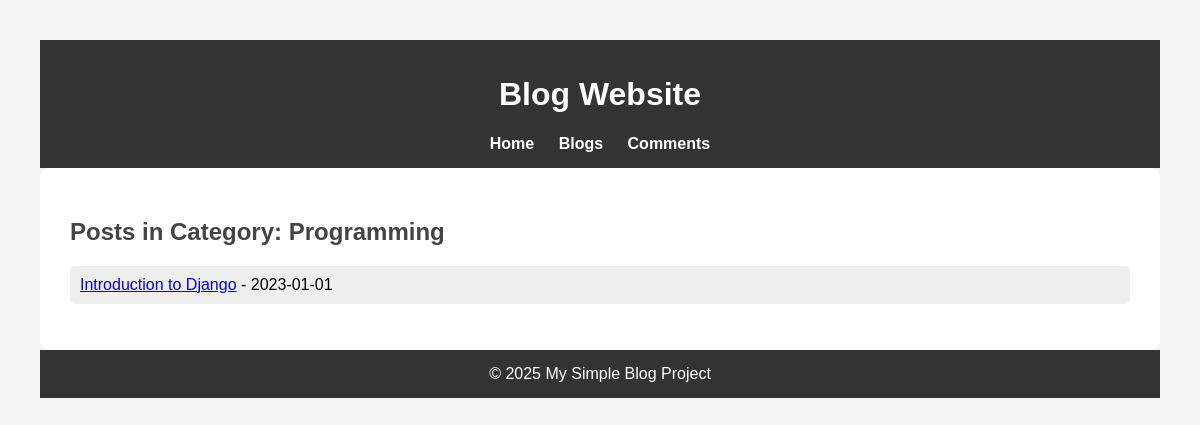
Page /category/1/ on the committed database.
### blog/models.py (models this page shows, shortened)
class Category(models.Model):
    name = models.CharField(max_length=255, unique=True)

class Post(models.Model):
    title = models.CharField(max_length=255)
    content = models.TextField()
    category = models.ForeignKey('Category', on_delete=models.CASCADE)
    date_published = models.DateTimeField()
    user = models.ForeignKey(User, on_delete=models.CASCADE)

### blog/views.py (the view)
# urls.py: path('category/<int:id>/', views.posts_by_category, name='posts_by_category'),  # ✅ هذا السطر هو المهم
def posts_by_category(request, id):
    category = get_object_or_404(Category, id=id)
    posts = Post.objects.filter(category=category)
    return render(request, 'blog/posts_by_category.html', {
        'category': category,
        'posts': posts
    })

### blog/templates/blog/posts_by_category.html
{% extends 'blog/master.html' %}
{% block content %}
<h2>Posts in Category: {{ category.name }}</h2>
{% if posts %}
  <ul>
    {% for post in posts %}
      <li>
        <a href="/blog/{{ post.id }}/">{{ post.title }}</a> - {{ post.date_published|date:"Y-m-d" }}
      </li>
    {% endfor %}
  </ul>
{% else %}
  <p>No posts found in this category.</p>
{% endif %}
{% endblock %}

### blog/templates/blog/master.html (style rules this page uses)
body { font-family: Arial, sans-serif; margin: 40px; background-color: #f4f4f4; }
ul { list-style-type: none; padding-left: 0; }
li { background-color: #eee; margin-bottom: 10px; padding: 10px; border-radius: 5px; }
h2 { color: #444; }

### rows in the picture
Category: name "Programming"
Post: title "Introduction to Django", date_published "2023-01-01"
